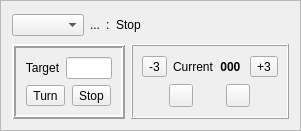
<?xml version="1.0" encoding="UTF-8"?>
<ui version="4.0">
 <class>RotControlFrame</class>
 <widget class="QFrame" name="RotControlFrame">
  <property name="geometry">
   <rect>
    <x>0</x>
    <y>0</y>
    <width>301</width>
    <height>131</height>
   </rect>
  </property>
  <property name="windowTitle">
   <string>Frame</string>
  </property>
  <property name="frameShape">
   <enum>QFrame::StyledPanel</enum>
  </property>
  <property name="frameShadow">
   <enum>QFrame::Raised</enum>
  </property>
  <layout class="QVBoxLayout" name="verticalLayout_3">
   <item>
    <layout class="QHBoxLayout" name="horizontalLayout_7">
     <item>
      <widget class="QComboBox" name="antennaName">
       <property name="focusPolicy">
        <enum>Qt::ClickFocus</enum>
       </property>
       <property name="sizeAdjustPolicy">
        <enum>QComboBox::AdjustToContents</enum>
       </property>
      </widget>
     </item>
     <item>
      <widget class="QLabel" name="rotConnectState">
       <property name="text">
        <string>...</string>
       </property>
       <property name="alignment">
        <set>Qt::AlignLeading|Qt::AlignLeft|Qt::AlignVCenter</set>
       </property>
      </widget>
     </item>
     <item>
      <widget class="QLabel" name="label_2">
       <property name="text">
        <string>:</string>
       </property>
      </widget>
     </item>
     <item>
      <widget class="QLabel" name="rotatorStatMsg">
       <property name="text">
        <string>Stop</string>
       </property>
      </widget>
     </item>
     <item>
      <spacer name="horizontalSpacer">
       <property name="orientation">
        <enum>Qt::Horizontal</enum>
       </property>
       <property name="sizeHint" stdset="0">
        <size>
         <width>40</width>
         <height>20</height>
        </size>
       </property>
      </spacer>
     </item>
    </layout>
   </item>
   <item>
    <layout class="QHBoxLayout" name="horizontalLayout_9">
     <item>
      <widget class="QFrame" name="frame">
       <property name="frameShape">
        <enum>QFrame::Box</enum>
       </property>
       <property name="frameShadow">
        <enum>QFrame::Raised</enum>
       </property>
       <property name="lineWidth">
        <number>2</number>
       </property>
       <layout class="QVBoxLayout" name="verticalLayout">
        <item>
         <layout class="QHBoxLayout" name="horizontalLayout_3">
          <item>
           <widget class="QLabel" name="label_3">
            <property name="text">
             <string>Target</string>
            </property>
            <property name="alignment">
             <set>Qt::AlignCenter</set>
            </property>
           </widget>
          </item>
          <item>
           <widget class="QLineEdit" name="BrgSt">
            <property name="sizePolicy">
             <sizepolicy hsizetype="Preferred" vsizetype="Fixed">
              <horstretch>0</horstretch>
              <verstretch>0</verstretch>
             </sizepolicy>
            </property>
            <property name="font">
             <font>
              <weight>75</weight>
              <bold>true</bold>
             </font>
            </property>
            <property name="focusPolicy">
             <enum>Qt::ClickFocus</enum>
            </property>
            <property name="maxLength">
             <number>5</number>
            </property>
            <property name="frame">
             <bool>true</bool>
            </property>
           </widget>
          </item>
         </layout>
        </item>
        <item>
         <layout class="QHBoxLayout" name="horizontalLayout">
          <item>
           <widget class="QToolButton" name="Rotate">
            <property name="focusPolicy">
             <enum>Qt::NoFocus</enum>
            </property>
            <property name="text">
             <string>Turn</string>
            </property>
           </widget>
          </item>
          <item>
           <widget class="QToolButton" name="StopRotate">
            <property name="focusPolicy">
             <enum>Qt::NoFocus</enum>
            </property>
            <property name="text">
             <string>Stop</string>
            </property>
           </widget>
          </item>
         </layout>
        </item>
       </layout>
      </widget>
     </item>
     <item>
      <widget class="QFrame" name="frame_2">
       <property name="frameShape">
        <enum>QFrame::Box</enum>
       </property>
       <property name="frameShadow">
        <enum>QFrame::Raised</enum>
       </property>
       <property name="lineWidth">
        <number>1</number>
       </property>
       <layout class="QVBoxLayout" name="verticalLayout_2">
        <item>
         <layout class="QHBoxLayout" name="horizontalLayout_2">
          <item>
           <widget class="QToolButton" name="nudgeLeft">
            <property name="focusPolicy">
             <enum>Qt::NoFocus</enum>
            </property>
            <property name="text">
             <string>-3</string>
            </property>
           </widget>
          </item>
          <item>
           <widget class="QLabel" name="label">
            <property name="text">
             <string>Current</string>
            </property>
           </widget>
          </item>
          <item>
           <widget class="QLabel" name="RotBrg">
            <property name="font">
             <font>
              <weight>75</weight>
              <bold>true</bold>
             </font>
            </property>
            <property name="frameShape">
             <enum>QFrame::NoFrame</enum>
            </property>
            <property name="text">
             <string>000 </string>
            </property>
            <property name="alignment">
             <set>Qt::AlignCenter</set>
            </property>
            <property name="margin">
             <number>5</number>
            </property>
           </widget>
          </item>
          <item>
           <widget class="QToolButton" name="nudgeRight">
            <property name="focusPolicy">
             <enum>Qt::NoFocus</enum>
            </property>
            <property name="text">
             <string>+3</string>
            </property>
           </widget>
          </item>
         </layout>
        </item>
        <item>
         <layout class="QHBoxLayout" name="horizontalLayout_4">
          <item>
           <widget class="QToolButton" name="RotateLeft">
            <property name="focusPolicy">
             <enum>Qt::NoFocus</enum>
            </property>
            <property name="text">
             <string/>
            </property>
            <property name="checkable">
             <bool>false</bool>
            </property>
           </widget>
          </item>
          <item>
           <widget class="QToolButton" name="RotateRight">
            <property name="focusPolicy">
             <enum>Qt::NoFocus</enum>
            </property>
            <property name="text">
             <string/>
            </property>
            <property name="checkable">
             <bool>false</bool>
            </property>
           </widget>
          </item>
         </layout>
        </item>
       </layout>
      </widget>
     </item>
    </layout>
   </item>
  </layout>
 </widget>
 <resources/>
 <connections/>
</ui>
